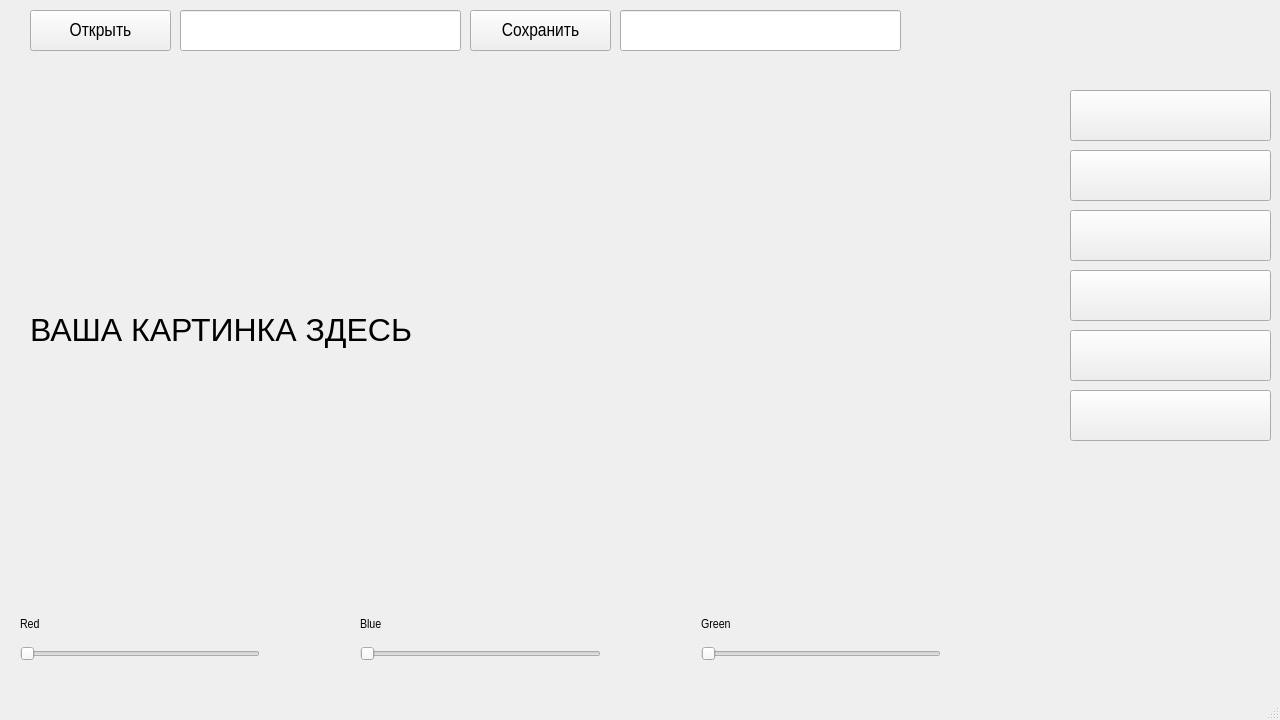
<?xml version="1.0" encoding="UTF-8"?>
<ui version="4.0">
 <class>MainWindow</class>
 <widget class="QMainWindow" name="MainWindow">
  <property name="geometry">
   <rect>
    <x>0</x>
    <y>0</y>
    <width>1280</width>
    <height>720</height>
   </rect>
  </property>
  <property name="minimumSize">
   <size>
    <width>1280</width>
    <height>720</height>
   </size>
  </property>
  <property name="maximumSize">
   <size>
    <width>1280</width>
    <height>720</height>
   </size>
  </property>
  <property name="windowTitle">
   <string>MainWindow</string>
  </property>
  <widget class="QWidget" name="centralwidget">
   <widget class="QWidget" name="gridLayoutWidget_2">
    <property name="geometry">
     <rect>
      <x>20</x>
      <y>610</y>
      <width>921</width>
      <height>51</height>
     </rect>
    </property>
    <layout class="QGridLayout" name="gridLayout_2">
     <property name="horizontalSpacing">
      <number>100</number>
     </property>
     <property name="verticalSpacing">
      <number>7</number>
     </property>
     <item row="1" column="2">
      <widget class="QSlider" name="param3">
       <property name="maximum">
        <number>100</number>
       </property>
       <property name="orientation">
        <enum>Qt::Horizontal</enum>
       </property>
      </widget>
     </item>
     <item row="0" column="1">
      <widget class="QLabel" name="param2label">
       <property name="font">
        <font>
         <family>Arial Narrow</family>
         <pointsize>10</pointsize>
        </font>
       </property>
       <property name="text">
        <string>Blue</string>
       </property>
      </widget>
     </item>
     <item row="1" column="1">
      <widget class="QSlider" name="param2">
       <property name="maximum">
        <number>100</number>
       </property>
       <property name="orientation">
        <enum>Qt::Horizontal</enum>
       </property>
      </widget>
     </item>
     <item row="0" column="0">
      <widget class="QLabel" name="param1label">
       <property name="font">
        <font>
         <family>Arial Narrow</family>
         <pointsize>10</pointsize>
        </font>
       </property>
       <property name="text">
        <string>Red</string>
       </property>
      </widget>
     </item>
     <item row="1" column="0">
      <widget class="QSlider" name="param1">
       <property name="maximum">
        <number>100</number>
       </property>
       <property name="orientation">
        <enum>Qt::Horizontal</enum>
       </property>
      </widget>
     </item>
     <item row="0" column="2">
      <widget class="QLabel" name="param3label">
       <property name="font">
        <font>
         <family>Arial Narrow</family>
         <pointsize>10</pointsize>
        </font>
       </property>
       <property name="text">
        <string>Green</string>
       </property>
      </widget>
     </item>
    </layout>
   </widget>
   <widget class="QPushButton" name="openbut">
    <property name="geometry">
     <rect>
      <x>30</x>
      <y>10</y>
      <width>141</width>
      <height>41</height>
     </rect>
    </property>
    <property name="font">
     <font>
      <family>Arial Narrow</family>
      <pointsize>14</pointsize>
     </font>
    </property>
    <property name="text">
     <string>Открыть</string>
    </property>
   </widget>
   <widget class="QPushButton" name="savebut">
    <property name="geometry">
     <rect>
      <x>470</x>
      <y>10</y>
      <width>141</width>
      <height>41</height>
     </rect>
    </property>
    <property name="font">
     <font>
      <family>Arial Narrow</family>
      <pointsize>14</pointsize>
     </font>
    </property>
    <property name="text">
     <string>Сохранить</string>
    </property>
   </widget>
   <widget class="QLabel" name="kartinka">
    <property name="geometry">
     <rect>
      <x>30</x>
      <y>60</y>
      <width>960</width>
      <height>540</height>
     </rect>
    </property>
    <property name="minimumSize">
     <size>
      <width>960</width>
      <height>540</height>
     </size>
    </property>
    <property name="maximumSize">
     <size>
      <width>960</width>
      <height>540</height>
     </size>
    </property>
    <property name="font">
     <font>
      <pointsize>24</pointsize>
     </font>
    </property>
    <property name="text">
     <string>ВАША КАРТИНКА ЗДЕСЬ</string>
    </property>
   </widget>
   <widget class="QPushButton" name="bright">
    <property name="geometry">
     <rect>
      <x>1070</x>
      <y>90</y>
      <width>201</width>
      <height>51</height>
     </rect>
    </property>
    <property name="font">
     <font>
      <family>Arial Narrow</family>
      <pointsize>12</pointsize>
     </font>
    </property>
    <property name="styleSheet">
     <string notr="true">border-image: url(./BRIGHT.png);</string>
    </property>
    <property name="text">
     <string/>
    </property>
   </widget>
   <widget class="QPushButton" name="contrast">
    <property name="geometry">
     <rect>
      <x>1070</x>
      <y>150</y>
      <width>201</width>
      <height>51</height>
     </rect>
    </property>
    <property name="font">
     <font>
      <family>Arial Narrow</family>
      <pointsize>12</pointsize>
     </font>
    </property>
    <property name="styleSheet">
     <string notr="true">border-image: url(./CONTRAST.png);</string>
    </property>
    <property name="text">
     <string/>
    </property>
    <property name="checkable">
     <bool>false</bool>
    </property>
   </widget>
   <widget class="QLineEdit" name="boxopen">
    <property name="geometry">
     <rect>
      <x>180</x>
      <y>10</y>
      <width>281</width>
      <height>41</height>
     </rect>
    </property>
    <property name="font">
     <font>
      <pointsize>14</pointsize>
     </font>
    </property>
   </widget>
   <widget class="QLineEdit" name="boxsave">
    <property name="geometry">
     <rect>
      <x>620</x>
      <y>10</y>
      <width>281</width>
      <height>41</height>
     </rect>
    </property>
    <property name="font">
     <font>
      <pointsize>14</pointsize>
     </font>
    </property>
   </widget>
   <widget class="QPushButton" name="reskost">
    <property name="geometry">
     <rect>
      <x>1070</x>
      <y>210</y>
      <width>201</width>
      <height>51</height>
     </rect>
    </property>
    <property name="font">
     <font>
      <family>Arial Narrow</family>
      <pointsize>12</pointsize>
     </font>
    </property>
    <property name="styleSheet">
     <string notr="true">border-image: url(./SHARPE.png);</string>
    </property>
    <property name="text">
     <string/>
    </property>
    <property name="checkable">
     <bool>false</bool>
    </property>
   </widget>
   <widget class="QPushButton" name="colorbalance">
    <property name="geometry">
     <rect>
      <x>1070</x>
      <y>270</y>
      <width>201</width>
      <height>51</height>
     </rect>
    </property>
    <property name="font">
     <font>
      <family>Arial Narrow</family>
      <pointsize>12</pointsize>
     </font>
    </property>
    <property name="styleSheet">
     <string notr="true">border-image: url(./COLORBALANCE.png);</string>
    </property>
    <property name="text">
     <string/>
    </property>
    <property name="checkable">
     <bool>false</bool>
    </property>
   </widget>
   <widget class="QPushButton" name="gaussblur">
    <property name="geometry">
     <rect>
      <x>1070</x>
      <y>330</y>
      <width>201</width>
      <height>51</height>
     </rect>
    </property>
    <property name="font">
     <font>
      <family>Arial Narrow</family>
      <pointsize>12</pointsize>
     </font>
    </property>
    <property name="styleSheet">
     <string notr="true">border-image: url(./GAUSS.png);</string>
    </property>
    <property name="text">
     <string/>
    </property>
    <property name="checkable">
     <bool>false</bool>
    </property>
   </widget>
   <widget class="QPushButton" name="poster">
    <property name="geometry">
     <rect>
      <x>1070</x>
      <y>390</y>
      <width>201</width>
      <height>51</height>
     </rect>
    </property>
    <property name="font">
     <font>
      <family>Arial Narrow</family>
      <pointsize>12</pointsize>
     </font>
    </property>
    <property name="styleSheet">
     <string notr="true">border-image: url(./POSTER.png);</string>
    </property>
    <property name="text">
     <string/>
    </property>
    <property name="checkable">
     <bool>false</bool>
    </property>
   </widget>
  </widget>
  <widget class="QMenuBar" name="menubar">
   <property name="geometry">
    <rect>
     <x>0</x>
     <y>0</y>
     <width>1280</width>
     <height>26</height>
    </rect>
   </property>
  </widget>
  <widget class="QStatusBar" name="statusbar"/>
 </widget>
 <resources>
  <include location="images.qrc"/>
 </resources>
 <connections/>
</ui>
